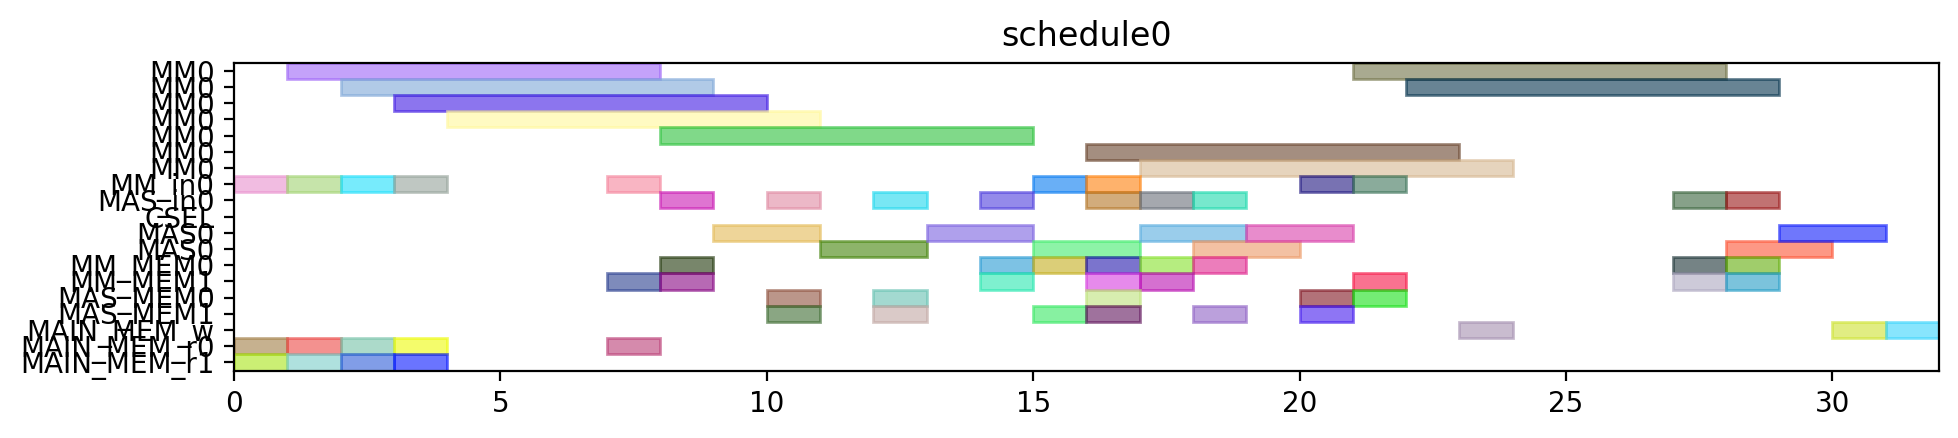

Source code (Python):
from pyschedule import Scenario, solvers, plotters, alt


def solve():
	horizon = 120
	S = Scenario("schedule0", horizon=horizon)

	# resource
	MM = S.Resources('MM', num=1, size=7)
	MM_in = S.Resources('MM_in', num=1)
	MAS_in = S.Resources('MAS_in', num=1)
	CSEL = S.Resource('CSEL')
	MAS = S.Resources('MAS', num=1, size=2, periods=range(1, horizon))
	MM_MEM = S.Resources('MM_MEM', num=2)
	MAS_MEM = S.Resources('MAS_MEM', num=2)
	MAIN_MEM_w = S.Resource('MAIN_MEM_w', size=1)
	MAIN_MEM_r = S.Resources('MAIN_MEM_r', num=2)

	# result of previous scheduling

	# new tasks
	t0 = S.Task('t0', length=7, delay_cost=1)
	t0 += alt(MM)
	t0_in = S.Task('t0_in', length=1, delay_cost=1)
	t0_in += alt(MM_in)
	S += t0_in*MM_in[0]<=t0*MM[0]
	t0_mem0 = S.Task('t0_mem0', length=1, delay_cost=1)
	t0_mem0 += MAIN_MEM_r[0]
	S += t0_mem0 <= t0

	t0_mem1 = S.Task('t0_mem1', length=1, delay_cost=1)
	t0_mem1 += MAIN_MEM_r[1]
	S += t0_mem1 <= t0

	t3 = S.Task('t3', length=7, delay_cost=1)
	t3 += alt(MM)
	t3_in = S.Task('t3_in', length=1, delay_cost=1)
	t3_in += alt(MM_in)
	S += t3_in*MM_in[0]<=t3*MM[0]
	t3_mem0 = S.Task('t3_mem0', length=1, delay_cost=1)
	t3_mem0 += MAIN_MEM_r[0]
	S += t3_mem0 <= t3

	t3_mem1 = S.Task('t3_mem1', length=1, delay_cost=1)
	t3_mem1 += MAIN_MEM_r[1]
	S += t3_mem1 <= t3

	t1 = S.Task('t1', length=7, delay_cost=1)
	t1 += alt(MM)
	t1_in = S.Task('t1_in', length=1, delay_cost=1)
	t1_in += alt(MM_in)
	S += t1_in*MM_in[0]<=t1*MM[0]
	t1_mem0 = S.Task('t1_mem0', length=1, delay_cost=1)
	t1_mem0 += MAIN_MEM_r[0]
	S += t1_mem0 <= t1

	t1_mem1 = S.Task('t1_mem1', length=1, delay_cost=1)
	t1_mem1 += MAIN_MEM_r[1]
	S += t1_mem1 <= t1

	t2 = S.Task('t2', length=7, delay_cost=1)
	t2 += alt(MM)
	t2_in = S.Task('t2_in', length=1, delay_cost=1)
	t2_in += alt(MM_in)
	S += t2_in*MM_in[0]<=t2*MM[0]
	t2_mem0 = S.Task('t2_mem0', length=1, delay_cost=1)
	t2_mem0 += MAIN_MEM_r[0]
	S += t2_mem0 <= t2

	t2_mem1 = S.Task('t2_mem1', length=1, delay_cost=1)
	t2_mem1 += MAIN_MEM_r[1]
	S += t2_mem1 <= t2

	t4 = S.Task('t4', length=7, delay_cost=1)
	t4 += alt(MM)
	t4_in = S.Task('t4_in', length=1, delay_cost=1)
	t4_in += alt(MM_in)
	S += t4_in*MM_in[0]<=t4*MM[0]
	t4_mem0 = S.Task('t4_mem0', length=1, delay_cost=1)
	t4_mem0 += MAIN_MEM_r[0]
	S += t4_mem0 <= t4

	t4_mem1 = S.Task('t4_mem1', length=1, delay_cost=1)
	t4_mem1 += alt(MM_MEM)
	S += (t2*MM[0])-1 < t4_mem1*MM_MEM[1]
	S += t4_mem1 <= t4

	t5 = S.Task('t5', length=2, delay_cost=1)
	t5 += alt(MAS)
	t5_in = S.Task('t5_in', length=1, delay_cost=1)
	t5_in += alt(MAS_in)
	S += t5_in*MAS_in[0]<=t5*MAS[0]

	t5_mem0 = S.Task('t5_mem0', length=1, delay_cost=1)
	t5_mem0 += alt(MM_MEM)
	S += (t0*MM[0])-1 < t5_mem0*MM_MEM[0]
	S += t5_mem0 <= t5

	t5_mem1 = S.Task('t5_mem1', length=1, delay_cost=1)
	t5_mem1 += alt(MM_MEM)
	S += (t0*MM[0])-1 < t5_mem1*MM_MEM[1]
	S += t5_mem1 <= t5

	t6 = S.Task('t6', length=2, delay_cost=1)
	t6 += alt(MAS)
	t6_in = S.Task('t6_in', length=1, delay_cost=1)
	t6_in += alt(MAS_in)
	S += t6_in*MAS_in[0]<=t6*MAS[0]

	t6_mem0 = S.Task('t6_mem0', length=1, delay_cost=1)
	t6_mem0 += alt(MAS_MEM)
	S += (t5*MAS[0])-1 < t6_mem0*MAS_MEM[0]
	S += t6_mem0 <= t6

	t6_mem1 = S.Task('t6_mem1', length=1, delay_cost=1)
	t6_mem1 += alt(MAS_MEM)
	S += (t5*MAS[0])-1 < t6_mem1*MAS_MEM[1]
	S += t6_mem1 <= t6

	t9 = S.Task('t9', length=2, delay_cost=1)
	t9 += alt(MAS)
	t9_in = S.Task('t9_in', length=1, delay_cost=1)
	t9_in += alt(MAS_in)
	S += t9_in*MAS_in[0]<=t9*MAS[0]

	t9_mem0 = S.Task('t9_mem0', length=1, delay_cost=1)
	t9_mem0 += alt(MM_MEM)
	S += (t0*MM[0])-1 < t9_mem0*MM_MEM[0]
	S += t9_mem0 <= t9

	t9_mem1 = S.Task('t9_mem1', length=1, delay_cost=1)
	t9_mem1 += alt(MM_MEM)
	S += (t4*MM[0])-1 < t9_mem1*MM_MEM[1]
	S += t9_mem1 <= t9

	t10 = S.Task('t10', length=2, delay_cost=1)
	t10 += alt(MAS)
	t10_in = S.Task('t10_in', length=1, delay_cost=1)
	t10_in += alt(MAS_in)
	S += t10_in*MAS_in[0]<=t10*MAS[0]

	t10_mem0 = S.Task('t10_mem0', length=1, delay_cost=1)
	t10_mem0 += alt(MM_MEM)
	S += (t4*MM[0])-1 < t10_mem0*MM_MEM[0]
	S += t10_mem0 <= t10

	t10_mem1 = S.Task('t10_mem1', length=1, delay_cost=1)
	t10_mem1 += alt(MM_MEM)
	S += (t4*MM[0])-1 < t10_mem1*MM_MEM[1]
	S += t10_mem1 <= t10

	t7 = S.Task('t7', length=2, delay_cost=1)
	t7 += alt(MAS)
	t7_in = S.Task('t7_in', length=1, delay_cost=1)
	t7_in += alt(MAS_in)
	S += t7_in*MAS_in[0]<=t7*MAS[0]

	t7_mem0 = S.Task('t7_mem0', length=1, delay_cost=1)
	t7_mem0 += alt(MAS_MEM)
	S += (t6*MAS[0])-1 < t7_mem0*MAS_MEM[0]
	S += t7_mem0 <= t7

	t7_mem1 = S.Task('t7_mem1', length=1, delay_cost=1)
	t7_mem1 += alt(MAS_MEM)
	S += (t6*MAS[0])-1 < t7_mem1*MAS_MEM[1]
	S += t7_mem1 <= t7

	t11 = S.Task('t11', length=2, delay_cost=1)
	t11 += alt(MAS)
	t11_in = S.Task('t11_in', length=1, delay_cost=1)
	t11_in += alt(MAS_in)
	S += t11_in*MAS_in[0]<=t11*MAS[0]

	t11_mem0 = S.Task('t11_mem0', length=1, delay_cost=1)
	t11_mem0 += alt(MAS_MEM)
	S += (t10*MAS[0])-1 < t11_mem0*MAS_MEM[0]
	S += t11_mem0 <= t11

	t11_mem1 = S.Task('t11_mem1', length=1, delay_cost=1)
	t11_mem1 += alt(MM_MEM)
	S += (t4*MM[0])-1 < t11_mem1*MM_MEM[1]
	S += t11_mem1 <= t11

	t8 = S.Task('t8', length=7, delay_cost=1)
	t8 += alt(MM)
	t8_in = S.Task('t8_in', length=1, delay_cost=1)
	t8_in += alt(MM_in)
	S += t8_in*MM_in[0]<=t8*MM[0]
	t8_mem0 = S.Task('t8_mem0', length=1, delay_cost=1)
	t8_mem0 += alt(MM_MEM)
	S += (t4*MM[0])-1 < t8_mem0*MM_MEM[0]
	S += t8_mem0 <= t8

	t8_mem1 = S.Task('t8_mem1', length=1, delay_cost=1)
	t8_mem1 += alt(MAS_MEM)
	S += (t7*MAS[0])-1 < t8_mem1*MAS_MEM[1]
	S += t8_mem1 <= t8

	new_PZ = S.Task('new_PZ', length=7, delay_cost=1)
	new_PZ += alt(MM)
	new_PZ_in = S.Task('new_PZ_in', length=1, delay_cost=1)
	new_PZ_in += alt(MM_in)
	S += new_PZ_in*MM_in[0]<=new_PZ*MM[0]
	S += 0<new_PZ

	new_PZ_w = S.Task('new_PZ_w', length=1, delay_cost=1)
	new_PZ_w += alt(MAIN_MEM_w)
	S += new_PZ <= new_PZ_w

	new_PZ_mem0 = S.Task('new_PZ_mem0', length=1, delay_cost=1)
	new_PZ_mem0 += alt(MM_MEM)
	S += (t1*MM[0])-1 < new_PZ_mem0*MM_MEM[0]
	S += new_PZ_mem0 <= new_PZ

	new_PZ_mem1 = S.Task('new_PZ_mem1', length=1, delay_cost=1)
	new_PZ_mem1 += alt(MAS_MEM)
	S += (t7*MAS[0])-1 < new_PZ_mem1*MAS_MEM[1]
	S += new_PZ_mem1 <= new_PZ

	t12 = S.Task('t12', length=2, delay_cost=1)
	t12 += alt(MAS)
	t12_in = S.Task('t12_in', length=1, delay_cost=1)
	t12_in += alt(MAS_in)
	S += t12_in*MAS_in[0]<=t12*MAS[0]

	t12_mem0 = S.Task('t12_mem0', length=1, delay_cost=1)
	t12_mem0 += alt(MM_MEM)
	S += (t0*MM[0])-1 < t12_mem0*MM_MEM[0]
	S += t12_mem0 <= t12

	t12_mem1 = S.Task('t12_mem1', length=1, delay_cost=1)
	t12_mem1 += alt(MAS_MEM)
	S += (t11*MAS[0])-1 < t12_mem1*MAS_MEM[1]
	S += t12_mem1 <= t12

	t13 = S.Task('t13', length=7, delay_cost=1)
	t13 += alt(MM)
	t13_in = S.Task('t13_in', length=1, delay_cost=1)
	t13_in += alt(MM_in)
	S += t13_in*MM_in[0]<=t13*MM[0]
	t13_mem0 = S.Task('t13_mem0', length=1, delay_cost=1)
	t13_mem0 += alt(MAS_MEM)
	S += (t12*MAS[0])-1 < t13_mem0*MAS_MEM[0]
	S += t13_mem0 <= t13

	t13_mem1 = S.Task('t13_mem1', length=1, delay_cost=1)
	t13_mem1 += alt(MAS_MEM)
	S += (t9*MAS[0])-1 < t13_mem1*MAS_MEM[1]
	S += t13_mem1 <= t13

	t14 = S.Task('t14', length=7, delay_cost=1)
	t14 += alt(MM)
	t14_in = S.Task('t14_in', length=1, delay_cost=1)
	t14_in += alt(MM_in)
	S += t14_in*MM_in[0]<=t14*MM[0]
	t14_mem0 = S.Task('t14_mem0', length=1, delay_cost=1)
	t14_mem0 += alt(MAS_MEM)
	S += (t12*MAS[0])-1 < t14_mem0*MAS_MEM[0]
	S += t14_mem0 <= t14

	t14_mem1 = S.Task('t14_mem1', length=1, delay_cost=1)
	t14_mem1 += alt(MM_MEM)
	S += (t3*MM[0])-1 < t14_mem1*MM_MEM[1]
	S += t14_mem1 <= t14

	new_PY = S.Task('new_PY', length=2, delay_cost=1)
	new_PY += alt(MAS)
	new_PY_in = S.Task('new_PY_in', length=1, delay_cost=1)
	new_PY_in += alt(MAS_in)
	S += new_PY_in*MAS_in[0]<=new_PY*MAS[0]

	S += 0<new_PY

	new_PY_w = S.Task('new_PY_w', length=1, delay_cost=1)
	new_PY_w += alt(MAIN_MEM_w)
	S += new_PY <= new_PY_w

	new_PY_mem0 = S.Task('new_PY_mem0', length=1, delay_cost=1)
	new_PY_mem0 += alt(MM_MEM)
	S += (t8*MM[0])-1 < new_PY_mem0*MM_MEM[0]
	S += new_PY_mem0 <= new_PY

	new_PY_mem1 = S.Task('new_PY_mem1', length=1, delay_cost=1)
	new_PY_mem1 += alt(MM_MEM)
	S += (t13*MM[0])-1 < new_PY_mem1*MM_MEM[1]
	S += new_PY_mem1 <= new_PY

	new_PX = S.Task('new_PX', length=2, delay_cost=1)
	new_PX += alt(MAS)
	new_PX_in = S.Task('new_PX_in', length=1, delay_cost=1)
	new_PX_in += alt(MAS_in)
	S += new_PX_in*MAS_in[0]<=new_PX*MAS[0]

	S += 0<new_PX

	new_PX_w = S.Task('new_PX_w', length=1, delay_cost=1)
	new_PX_w += alt(MAIN_MEM_w)
	S += new_PX <= new_PX_w

	new_PX_mem0 = S.Task('new_PX_mem0', length=1, delay_cost=1)
	new_PX_mem0 += alt(MM_MEM)
	S += (t14*MM[0])-1 < new_PX_mem0*MM_MEM[0]
	S += new_PX_mem0 <= new_PX

	new_PX_mem1 = S.Task('new_PX_mem1', length=1, delay_cost=1)
	new_PX_mem1 += alt(MM_MEM)
	S += (t14*MM[0])-1 < new_PX_mem1*MM_MEM[1]
	S += new_PX_mem1 <= new_PX

	solvers.mip.solve(S,msg=1,kind='CPLEX',ratio_gap=1.01)

	solution = [['hoge']*len(S.solution()[1]) for i in range(len(S.solution()))]
	for i in range(len(S.solution())):
		for j in range(len(S.solution()[i])):
			solution[i][j]=str(S.solution()[i][j])
	print(solution)

	cycles = int(solution[-1][3])

	pic_file_name = "/mnt/rose/usr1/fukuda/ABE/multiRAM_multiMAS_16mux/scheduling_result/stage7MM1_stage2MAS1/EP_DBL_A_0/schedule0.png"
	if(S.solution() != []):
		plotters.matplotlib.plot(S,img_filename=pic_file_name, show_task_labels=False, fig_size=(cycles*0.25+3, 2))

	return solution
